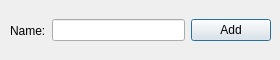
<?xml version="1.0" encoding="UTF-8"?>
<ui version="4.0">
 <class>AddCountry</class>
 <widget class="QDialog" name="AddCountry">
  <property name="geometry">
   <rect>
    <x>0</x>
    <y>0</y>
    <width>280</width>
    <height>60</height>
   </rect>
  </property>
  <property name="windowTitle">
   <string>Dialog</string>
  </property>
  <widget class="QWidget" name="horizontalLayoutWidget">
   <property name="geometry">
    <rect>
     <x>10</x>
     <y>10</y>
     <width>261</width>
     <height>41</height>
    </rect>
   </property>
   <layout class="QHBoxLayout" name="horizontalLayout">
    <item>
     <widget class="QLabel" name="label">
      <property name="text">
       <string>Name:</string>
      </property>
     </widget>
    </item>
    <item>
     <widget class="QLineEdit" name="lineEdit"/>
    </item>
    <item>
     <widget class="QPushButton" name="pushButton">
      <property name="text">
       <string>Add</string>
      </property>
     </widget>
    </item>
   </layout>
  </widget>
 </widget>
 <resources/>
 <connections/>
</ui>
